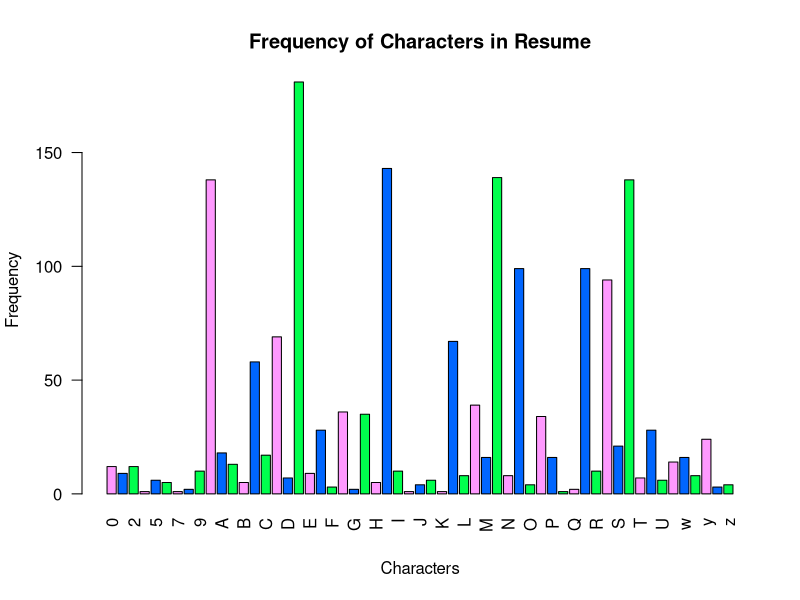

Write the R code that produced this figure.
setwd("D:/Oht/R/Resume_char_freq")
library(ggplot2)
library(stringr)

# read text file into a vector
cc <- scan("res.txt", what = "", sep = "")
# clean the vector
cc_split <- strsplit(cc, "")
cc_vect <- rle(unlist(cc_split))$values
cc_vect_strip <- str_replace_all(cc_vect, "[^[:alnum:]]|\\s", " ")
cc_clean <- gsub(" ", "", cc_vect_strip)
cc_new <- cc_clean[cc_clean != ""]

barplot(table(cc_new),main = "Frequency of Characters in Resume",
        xlab = "Characters", ylab="Frequency",las=2,
        col=c("#FF99FF","#0066FF","#00FF4D"))


